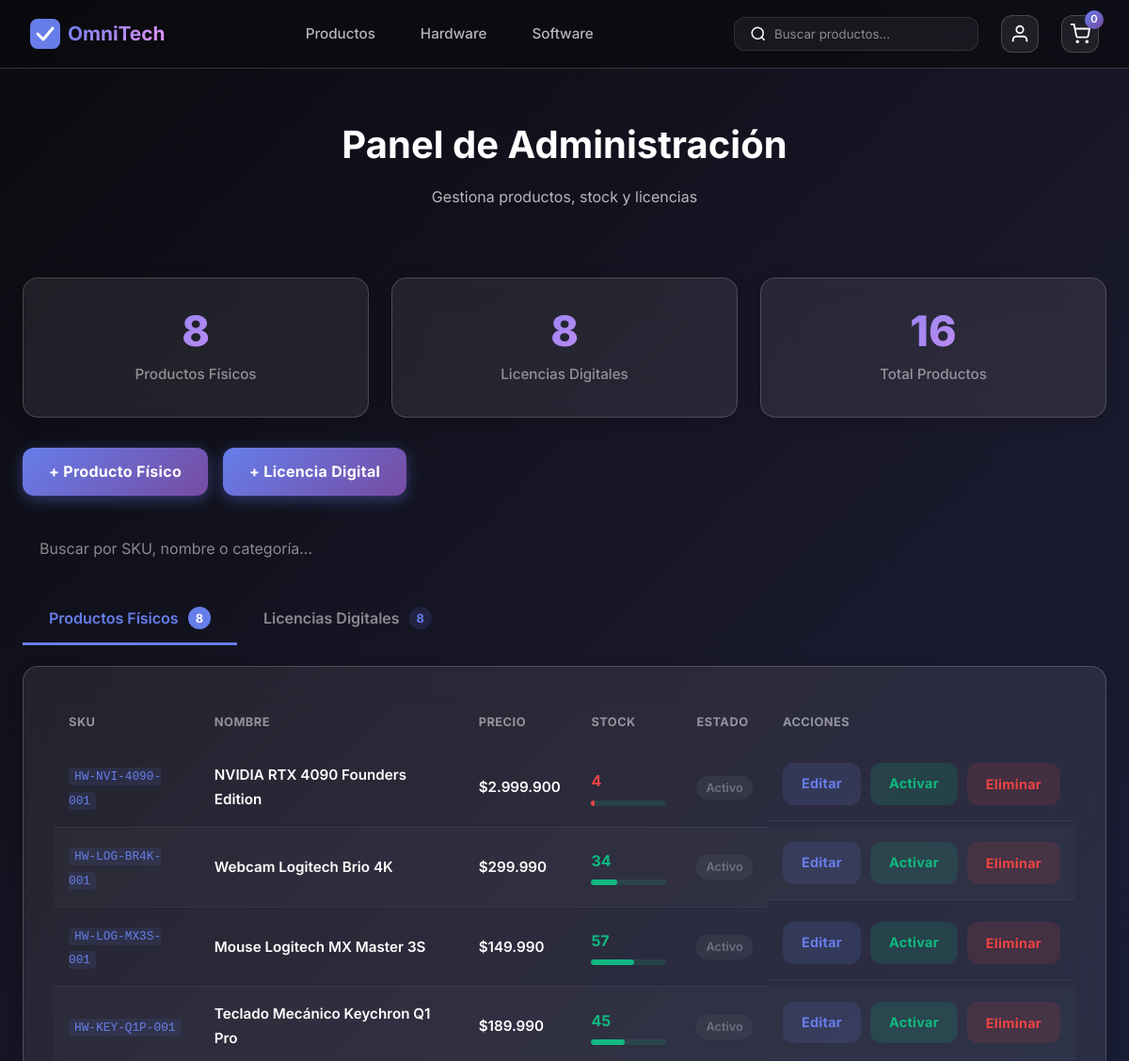
The page /admin-panel/ (signed in, upper part) on the database as committed earlier.
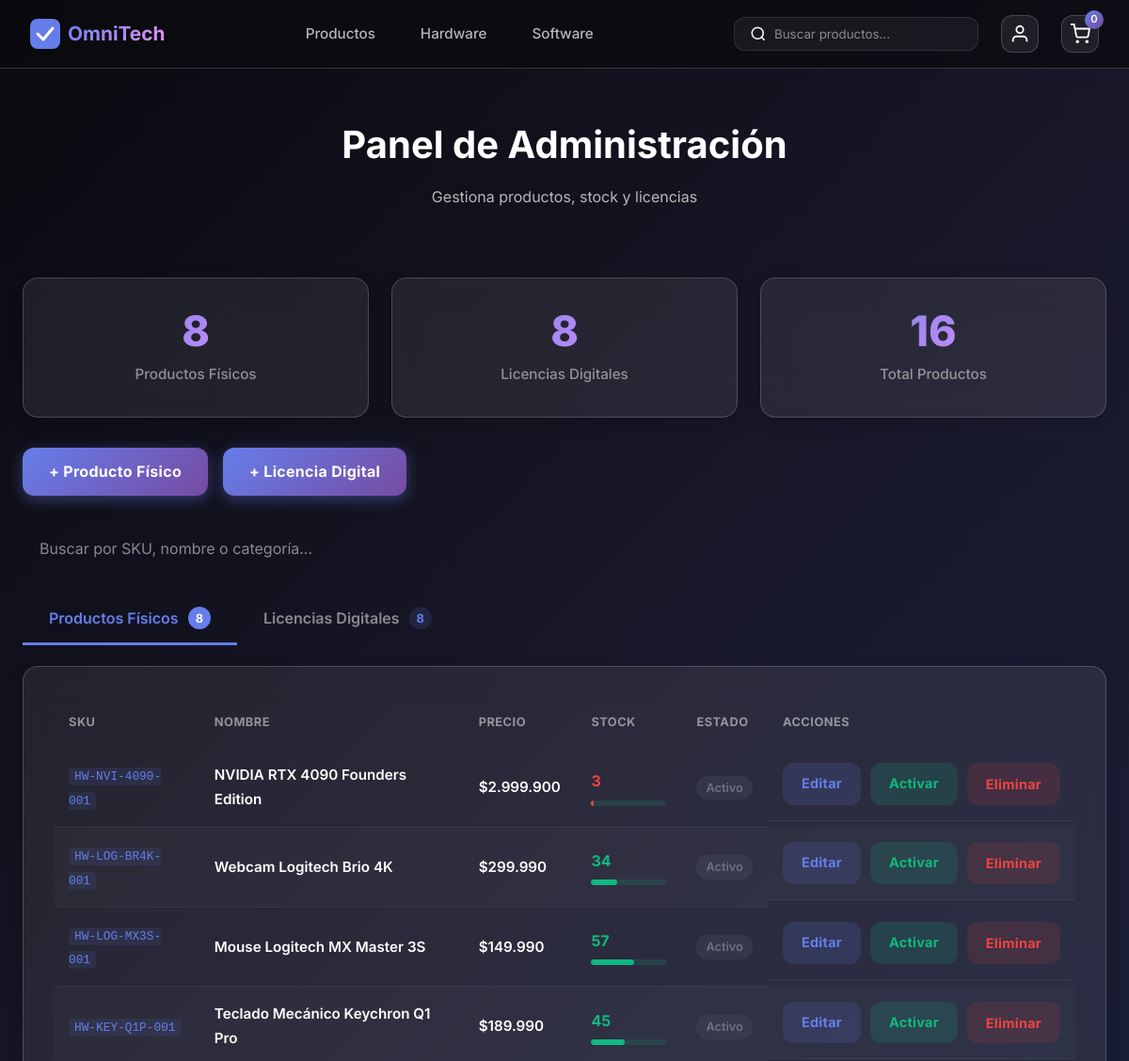
The same page on the database as committed later.
### omnitech/models.py (models this page shows, shortened)
class Product(models.Model):
    nombre = models.CharField(max_length=255)
    descripcion = models.TextField(blank=True)
    imagen_url = models.URLField(max_length=500, blank=True, help_text="URL de imagen del producto")
    precio = models.DecimalField(
        max_digits=10,
        decimal_places=2,
        validators=[MinValueValidator(Decimal('0.01'))]
    )
    sku = models.CharField(
        max_length=50,
        unique=True,
        validators=[RegexValidator(
            regex=r'^[A-Z0-9-]+$',
            message='SKU debe contener solo mayúsculas, números y guiones'
        )]
    )
    categoria = models.CharField(max_length=100)
    estado = models.CharField(
        max_length=20,
        choices=ProductState.choices,
        default=ProductState.ACTIVO
    )
    fecha_creacion = models.DateTimeField(auto_now_add=True)
    fecha_actualizacion = models.DateTimeField(auto_now=True)
    class Meta:
        db_table = 'products'
        abstract = True
        indexes = [
            models.Index(fields=['sku']),
            models.Index(fields=['categoria', 'estado']),
        ]

class PhysicalProduct(Product):
    peso = models.DecimalField(
        max_digits=8,
        decimal_places=2,
        validators=[MinValueValidator(Decimal('0.01'))],
        help_text="Peso en kilogramos"
    )
    stock_fisico = models.PositiveIntegerField(
        default=0,
        help_text="Cantidad disponible en bodega"
    )
    stock_reservado = models.PositiveIntegerField(
        default=0,
        help_text="Cantidad reservada durante checkout (RN-03)"
    )
    umbral_minimo = models.PositiveIntegerField(
        default=10,
        help_text="Nivel que dispara reabastecimiento (RN-05)"
    )
    proveedor = models.CharField(max_length=255, blank=True)
    ubicacion_bodega = models.CharField(max_length=50, blank=True)
    class Meta:
        db_table = 'physical_products'
        verbose_name = 'Producto Físico'
        verbose_name_plural = 'Productos Físicos'
    @property
    def stock_disponible(self):
        return max(0, self.stock_fisico - self.stock_reservado)

### omnitech/views_admin.py (the view)
# urls.py: path('admin-panel/', views_admin.dashboard, name='admin_dashboard'),
@staff_member_required
def dashboard(request):
    productos_fisicos = PhysicalProduct.objects.all().order_by('-fecha_creacion')
    licencias = DigitalLicense.objects.all().order_by('-fecha_creacion')
    context = {
        'productos_fisicos': productos_fisicos,
        'licencias': licencias,
        'total_fisicos': productos_fisicos.count(),
        'total_licencias': licencias.count(),
        'stock_bajo': PhysicalProduct.objects.filter(estado=ProductState.ACTIVO).count(),
    }
    return render(request, 'admin_dashboard.html', context)

### omnitech/templatetags/omnitech_extras.py (called while the page is built)
@register.filter
def clp_currency(value):
    if value is None:
        return "0"
    try:
        num = int(float(value))
    except (ValueError, TypeError):
        return "0"
    return f"{num:,}".replace(",", ".")

@register.filter
def clp_price(value):
    return f"${clp_currency(value)}"

### templates/admin_dashboard.html (shortened to what this page needs)
{% extends 'base.html' %}
{% load static %}
{% load omnitech_extras %}
{% block content %}
<section class="page-header">
  <div class="header-content">
    <h1>Panel de Administración</h1>
    <p>Gestiona productos, stock y licencias</p>
  </div>
</section>
<section class="admin-section">
  <div class="admin-container">
    <div class="admin-stats">
      <div class="stat-card glass-card">
        <span class="stat-number">{{ total_fisicos }}</span>
        <span class="stat-label">Productos Físicos</span>
      </div>
      <div class="stat-card glass-card">
        <span class="stat-number">{{ total_licencias }}</span>
        <span class="stat-label">Licencias Digitales</span>
      </div>
      <div class="stat-card glass-card">
        <span class="stat-number">{{ total_fisicos|add:total_licencias }}</span>
        <span class="stat-label">Total Productos</span>
      </div>
    </div>
    <div class="admin-actions">
      <a href="{% url 'agregar_producto' 'fisico' %}" class="btn-primary">+ Producto Físico</a>
      <a href="{% url 'agregar_producto' 'software' %}" class="btn-primary">+ Licencia Digital</a>
    </div>
    <div class="admin-search">
      <input type="text" id="adminSearch" class="search-input" placeholder="Buscar por SKU, nombre o categoría..." oninput="filterTables()">
    </div>
    <div class="admin-tabs">
      <button class="tab-btn active" data-tab="fisicos" onclick="switchTab('fisicos')">
        Productos Físicos
        <span class="tab-count">{{ total_fisicos }}</span>
      </button>
      <button class="tab-btn" data-tab="licencias" onclick="switchTab('licencias')">
        Licencias Digitales
        <span class="tab-count">{{ total_licencias }}</span>
      </button>
    </div>
    <div id="tab-fisicos" class="tab-content active">
      <div class="admin-table-container glass-card">
        <table class="admin-table" id="table-fisicos">
          <thead>
            <tr>
              <th>SKU</th>
              <th>Nombre</th>
              <th>Precio</th>
              <th>Stock</th>
              <th>Estado</th>
              <th>Acciones</th>
            </tr>
          </thead>
          <tbody>
            {% for p in productos_fisicos %}
            <tr>
              <td><code>{{ p.sku }}</code></td>
              <td class="cell-name">{{ p.nombre }}</td>
              <td class="cell-price">{{ p.precio|clp_price }}</td>
              <td>
                <div class="stock-info">
                  <span class="stock-value {% if p.stock_disponible < 10 %}stock-low{% endif %}">
                    {{ p.stock_disponible }}
                  </span>
                  <div class="stock-bar">
                    <div class="stock-bar-fill" style="width: {{ p.stock_disponible }}%"></div>
                  </div>
                </div>
              </td>
              <td>
                <span class="status-badge {% if p.estado == 'ACTIVO' %}active{% else %}inactive{% endif %}">
                  {{ p.get_estado_display }}
                </span>
              </td>
              <td class="actions-cell">
                <a href="{% url 'editar_producto' p.id 'fisico' %}" class="action-btn action-edit">Editar</a>
                <a href="{% url 'toggle_estado' p.id 'fisico' %}" class="action-btn {% if p.estado == 'ACTIVO' %}action-warn{% else %}action-ok{% endif %}">
                  {% if p.estado == 'ACTIVO' %}Desactivar{% else %}Activar{% endif %}
                </a>
                <button class="action-btn action-del" onclick="openDeleteModal('{{ p.nombre|escapejs }}', '{% url 'eliminar_producto' p.id 'fisico' %}')">Eliminar</button>
              </td>
            </tr>
            {% empty %}
            <tr><td colspan="6" class="empty-row">No hay productos físicos</td></tr>
            {% endfor %}
          </tbody>
        </table>
      </div>
    </div>
  </div>
</section>
{% endblock %}

Rows that differ between the two databases and show on the page:
changed PhysicalProduct "NVIDIA RTX 4090 Founders Edition": stock_disponible "4" → "3"; stock_fisico 4 → 3 (drawn)
